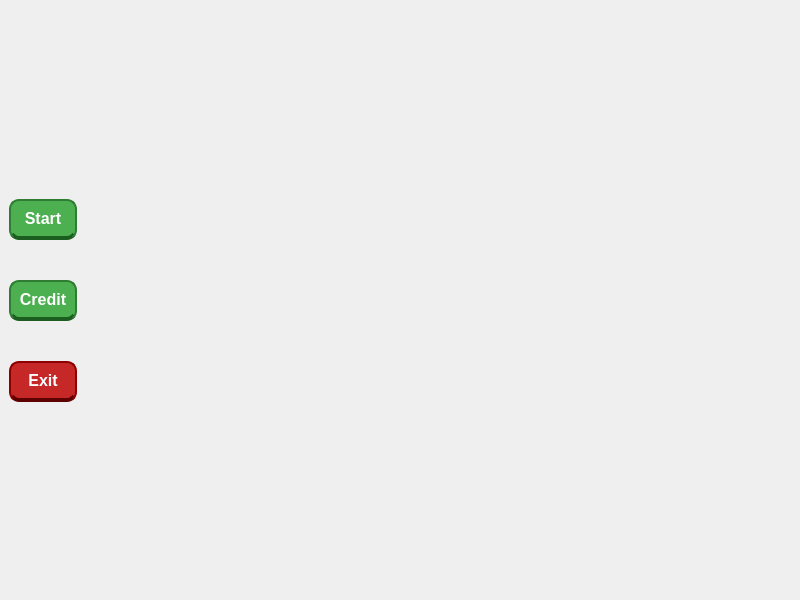
<?xml version="1.0" encoding="UTF-8"?>
<ui version="4.0">
 <class>MainWindow</class>
 <widget class="QMainWindow" name="MainWindow">
  <property name="geometry">
   <rect>
    <x>0</x>
    <y>0</y>
    <width>800</width>
    <height>600</height>
   </rect>
  </property>
  <property name="windowTitle">
   <string>MainWindow</string>
  </property>
  <widget class="QWidget" name="centralwidget">
   <layout class="QHBoxLayout" name="horizontalLayout">
    <item>
     <widget class="QStackedWidget" name="stackedWidget">
      <property name="currentIndex">
       <number>0</number>
      </property>
      <widget class="QWidget" name="page_1">
       <layout class="QHBoxLayout" name="horizontalLayout_4">
        <property name="spacing">
         <number>0</number>
        </property>
        <property name="leftMargin">
         <number>0</number>
        </property>
        <property name="topMargin">
         <number>0</number>
        </property>
        <property name="rightMargin">
         <number>0</number>
        </property>
        <property name="bottomMargin">
         <number>0</number>
        </property>
        <item>
         <layout class="QVBoxLayout" name="verticalLayout_2">
          <item>
           <spacer name="verticalSpacer">
            <property name="orientation">
             <enum>Qt::Orientation::Vertical</enum>
            </property>
            <property name="sizeHint" stdset="0">
             <size>
              <width>20</width>
              <height>40</height>
             </size>
            </property>
           </spacer>
          </item>
          <item>
           <layout class="QVBoxLayout" name="verticalLayout">
            <item>
             <widget class="QPushButton" name="Start_btn">
              <property name="styleSheet">
               <string notr="true">QPushButton {
    /* Normal Hali: Yılan Yeşili */
    background-color: #4CAF50; 
    color: white;
    border-radius: 10px;
    border: 2px solid #2E7D32;
    font-family: &quot;Segoe UI&quot;, sans-serif;
    font-size: 16px;
    font-weight: bold;
    padding: 8px;
    /* Hafif gölge efekti */
    border-bottom: 4px solid #1B5E20; 
}

QPushButton:hover {
    /* Hover: Biraz daha açık, parlak bir yeşil */
    background-color: #66BB6A;
    border-color: #388E3C;
}

QPushButton:pressed {
    /* Basılma: Koyu yeşil ve butonu aşağı çekme efekti */
    background-color: #2E7D32;
    border-bottom: 1px solid #1B5E20; /* Gölge azalır */
    margin-top: 3px; /* Buton aşağı iner (basma hissi) */
}</string>
              </property>
              <property name="text">
               <string>Start</string>
              </property>
             </widget>
            </item>
            <item>
             <spacer name="verticalSpacer_3">
              <property name="orientation">
               <enum>Qt::Orientation::Vertical</enum>
              </property>
              <property name="sizeHint" stdset="0">
               <size>
                <width>20</width>
                <height>40</height>
               </size>
              </property>
             </spacer>
            </item>
            <item>
             <widget class="QPushButton" name="pushButton_2">
              <property name="styleSheet">
               <string notr="true">QPushButton {
    /* Normal Hali: Yılan Yeşili */
    background-color: #4CAF50; 
    color: white;
    border-radius: 10px;
    border: 2px solid #2E7D32;
    font-family: &quot;Segoe UI&quot;, sans-serif;
    font-size: 16px;
    font-weight: bold;
    padding: 8px;
    /* Hafif gölge efekti */
    border-bottom: 4px solid #1B5E20; 
}

QPushButton:hover {
    /* Hover: Biraz daha açık, parlak bir yeşil */
    background-color: #66BB6A;
    border-color: #388E3C;
}

QPushButton:pressed {
    /* Basılma: Koyu yeşil ve butonu aşağı çekme efekti */
    background-color: #2E7D32;
    border-bottom: 1px solid #1B5E20; /* Gölge azalır */
    margin-top: 3px; /* Buton aşağı iner (basma hissi) */
}</string>
              </property>
              <property name="text">
               <string>Credit</string>
              </property>
             </widget>
            </item>
            <item>
             <spacer name="verticalSpacer_4">
              <property name="orientation">
               <enum>Qt::Orientation::Vertical</enum>
              </property>
              <property name="sizeHint" stdset="0">
               <size>
                <width>20</width>
                <height>40</height>
               </size>
              </property>
             </spacer>
            </item>
            <item>
             <widget class="QPushButton" name="Exit_btn">
              <property name="styleSheet">
               <string notr="true">QPushButton {
    /* Normal Hali: Koyu Kırmızı */
    background-color: #c62828; 
    color: white;
    border-radius: 10px;
    border: 2px solid #8e0000;
    font-family: &quot;Segoe UI&quot;, sans-serif;
    font-size: 16px;
    font-weight: bold;
    padding: 8px;
    border-bottom: 4px solid #5f0000; 
}

QPushButton:hover {
    /* Hover: Biraz daha açık, kan kırmızısı */
    background-color: #e53935;
    border-color: #b71c1c;
}

QPushButton:pressed {
    /* Basılma Efekti */
    background-color: #8e0000;
    border-bottom: 1px solid #5f0000;
    margin-top: 3px;
}</string>
              </property>
              <property name="text">
               <string>Exit</string>
              </property>
             </widget>
            </item>
           </layout>
          </item>
          <item>
           <spacer name="verticalSpacer_2">
            <property name="orientation">
             <enum>Qt::Orientation::Vertical</enum>
            </property>
            <property name="sizeHint" stdset="0">
             <size>
              <width>20</width>
              <height>40</height>
             </size>
            </property>
           </spacer>
          </item>
         </layout>
        </item>
        <item>
         <spacer name="horizontalSpacer_3">
          <property name="orientation">
           <enum>Qt::Orientation::Horizontal</enum>
          </property>
          <property name="sizeHint" stdset="0">
           <size>
            <width>40</width>
            <height>20</height>
           </size>
          </property>
         </spacer>
        </item>
        <item>
         <widget class="QGraphicsView" name="menu_graphicsview">
          <property name="minimumSize">
           <size>
            <width>0</width>
            <height>0</height>
           </size>
          </property>
          <property name="autoFillBackground">
           <bool>false</bool>
          </property>
          <property name="styleSheet">
           <string notr="true">background: transparent; border: none;</string>
          </property>
          <property name="frameShape">
           <enum>QFrame::Shape::NoFrame</enum>
          </property>
          <property name="lineWidth">
           <number>0</number>
          </property>
         </widget>
        </item>
       </layout>
      </widget>
      <widget class="QWidget" name="page_5">
       <layout class="QHBoxLayout" name="horizontalLayout_3">
        <item>
         <layout class="QHBoxLayout" name="horizontalLayout_2">
          <item>
           <spacer name="horizontalSpacer">
            <property name="orientation">
             <enum>Qt::Orientation::Horizontal</enum>
            </property>
            <property name="sizeHint" stdset="0">
             <size>
              <width>40</width>
              <height>20</height>
             </size>
            </property>
           </spacer>
          </item>
          <item>
           <widget class="QGraphicsView" name="graphicsView"/>
          </item>
          <item>
           <spacer name="horizontalSpacer_2">
            <property name="orientation">
             <enum>Qt::Orientation::Horizontal</enum>
            </property>
            <property name="sizeHint" stdset="0">
             <size>
              <width>40</width>
              <height>20</height>
             </size>
            </property>
           </spacer>
          </item>
         </layout>
        </item>
       </layout>
      </widget>
     </widget>
    </item>
   </layout>
  </widget>
 </widget>
 <resources/>
 <connections/>
</ui>
